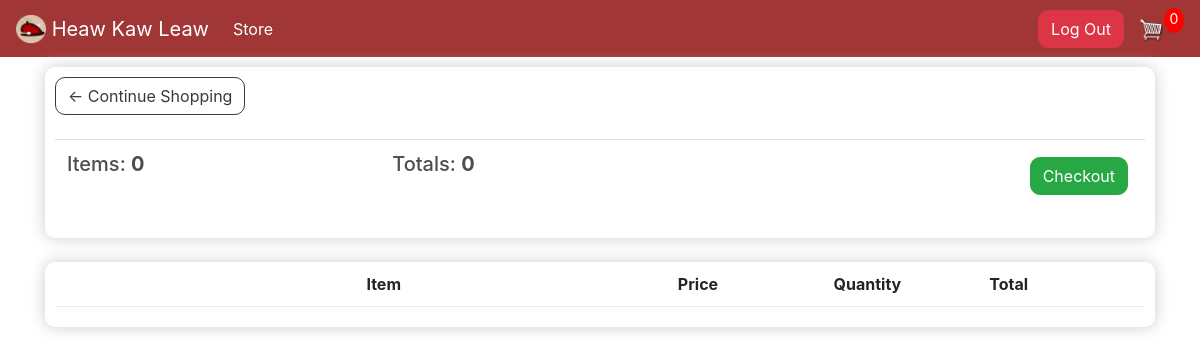
The page /cart/ (signed in) on the database as committed earlier.
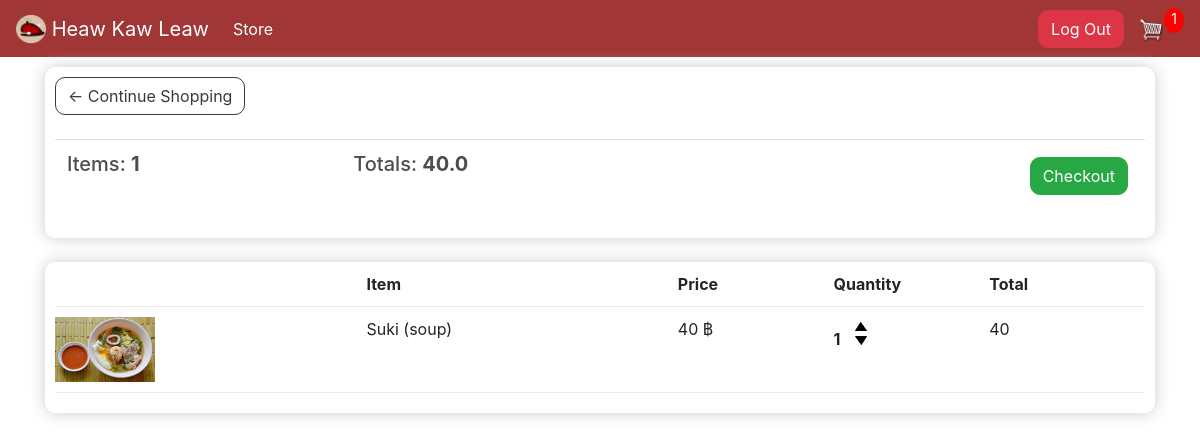
The same page on the database as committed later.
### store/models.py (models this page shows, shortened)
class Order(models.Model):
    customer = models.ForeignKey(
        Customer, on_delete=models.SET_NULL, blank=True, null=True)
    date_orderd = models.DateTimeField(auto_now_add=True)
    complete = models.BooleanField(default=False, null=True, blank=False)
    transaction_id = models.CharField(max_length=200, null=True)
    @property
    def get_cart_total(self):
        orderitems = self.orderitem_set.all()
        total = sum([item.get_total for item in orderitems])
        return total
    @property
    def get_cart_items(self):
        orderitems = self.orderitem_set.all()
        total = sum([item.quantity for item in orderitems])
        return total

class OrderItem(models.Model):
    product = models.ForeignKey(Product, on_delete=models.SET_NULL, null=True)
    order = models.ForeignKey(Order, on_delete=models.SET_NULL, null=True)
    quantity = models.IntegerField(default=0, null=True, blank=True)
    date_added = models.DateTimeField(auto_now_add=True)
    @property
    def get_total(self):
        total = self.product.price * self.quantity
        return total

class Product(models.Model):
    name = models.CharField(max_length=200, null=True)
    price = models.FloatField()
    digital = models.BooleanField(default=False, null=True, blank=False)
    image = models.ImageField(null=True, blank=True)
    @property
    def imageURL(self):
        try:
            url = self.image.url
        except:
            url = ''
        return url

### store/views.py (the view)
# urls.py: path('cart/', views.cart, name='cart'),
def cart(request):
    data = cartData(request)
    items = data['items']
    order = data['order']
    cartItems = data['cartItems']
    context = {'items': items, 'order': order,
               'cartItems': cartItems, 'shipping': False}
    return render(request, 'store/cart.html', context)

### store/utils.py (called while the page is built)
def cartData(request):
    if request.user.is_authenticated:
        print('authenticated', request.user)
        customer = request.user.customer
        order, created = Order.objects.get_or_create(
            customer=customer, complete=False)
        items = order.orderitem_set.all()
        cartItems = order.get_cart_items
    else:
        cookieData = cookieCart(request)
        items = cookieData['items']
        order = cookieData['order']
        cartItems = cookieData['cartItems']
    return {"cartItems": cartItems, 'order': order, 'items': items}

### store/templates/store/cart.html
{% extends 'store/main.html' %}
{% load static %}
{% block content %}
<div class="row">
    <div class="col-lg-12">
        <div class="box-element">
            <a href="{% url 'store' %}" class="btn btn-outline-dark">&#x2190; Continue Shopping</a>
            <br>
            <br>
            <table class="table">
                <tr>
                    <th>
                        <h5>Items: <strong>{{ order.get_cart_items}}</strong></h5>
                    </th>
                    <th>
                        <h5>Totals: <strong>{{ order.get_cart_total}}</strong></h5>
                    </th>
                    <th>
                        <a href="{% url 'checkout' %}" style="float: right; margin: 5px;"
                            class="btn btn-success" >Checkout</a>
                    </th>
                </tr>
            </table>
        </div>
        <br>
        <div class="box-element">
            <div class="cart-row">
                <div style="flex: 2;"></div>
                <div style="flex: 2;"><strong>Item</strong></div>
                <div style="flex: 1;"><strong>Price</strong></div>
                <div style="flex: 1;"><strong>Quantity</strong></div>
                <div style="flex: 1;"><strong>Total</strong></div>
            </div>
            {% for item in items %}
            <div class="cart-row">
                <div style="flex: 2;"><img class="row-image" src="{{item.product.imageURL}}" alt=""></div>
                <div style="flex: 2;">{{ item.product.name}}</div>
                <div style="flex: 1;">{{ item.product.price|floatformat:0}} &#3647;</div>
                <div style="flex: 1;">
                    <p class="quantity">{{ item.quantity}}</p>
                    <div class="quantity">
                        <img class="chg-quantity update-cart" data-product="{{item.product.id}}" data-action="add" src="{% static 'image/arrow-up.png' %}" alt="">
                        <img class="chg-quantity update-cart" data-product="{{item.product.id}}" data-action="remove" src="{% static 'image/arrow-down.png' %}" alt="">
                    </div>
                </div>
                <div style="flex: 1;">{{ item.get_total|floatformat:0}}</div>
            </div>
            {% endfor %}
        </div>
    </div>
</div>
{% endblock content %}

### store/templates/store/main.html (shortened to what this page needs)
<!DOCTYPE html>
{% load static %}
<html lang="en">
<head>
    <link rel="stylesheet" href="https://cdn.jsdelivr.net/npm/bootstrap@4.0.0/dist/css/bootstrap.min.css"
>
    <link rel="stylesheet" type="text/css" href="{% static 'style/main4.css' %}">
</head>
<body>
    <nav class="navbar navbar-expand-lg navbar-dark bg-dark">
        <a class="navbar-brand" href="{% url 'store' %}"> <img src="{% static 'image/logo3.png' %}" width="30" height="30" class="d-inline-block align-top" alt="">
            Heaw Kaw Leaw</a>
        <div class="collapse navbar-collapse" id="navbarSupportedContent">
            <ul class="navbar-nav mr-auto">
                <li class="nav-item active">
                    <a class="nav-link" href="{% url 'store' %}">Store <span class="sr-only">(current)</span></a>
                </li>
            </ul>
            <div class="form-inline my-2 my-lg-0">
                {% if user.is_authenticated %}
                <a href="{% url 'logout' %}" id="login-btn" class="btn btn-danger">Log Out</a>
                {% else %}
                <a href="{% url 'login' %}" id="login-btn" class="btn btn-warning">Login</a>
                <a href="{% url 'register' %}" id="Register-btn" class="btn btn-primary ml-3">Register</a>
                {% endif %}
                <a href="{% url 'cart' %}">
                    <img id="cart-icon" src="{% static 'image/cart.png' %}" alt="">
                </a>
                <p id="cart-total">{{cartItems}}</p>
            </div>
        </div>
    </nav>
    <div class="container">
        {% block content %}
        {% endblock content %}
    </div>
</body>
</html>

### static/style/main4.css (style rules this page uses)
body { background-color: #fff; }
h1, h2, h3, h4, h5, h6 { color: hsl(0, 0%, 30%); }
* { box-sizing: border-box; }
.box-element { box-shadow: hsl(0, 0%, 80%) 0 0 16px; background-color: #fff; border-radius: 10px; padding: 10px; }
.bg-dark { background-color: #a03736 !important; }
#cart-icon { width: 25px; display: inline-block; margin-left: 15px; }
#cart-total { display: block; text-align: center; color: #fff; background-color: red; width: 20px; height: 25px; border-radius: 50%; font-size: 14px; }
.col-lg-4, .col-lg-6, .col-lg-8, .col-lg-12 { margin-top: 10px; }
.btn { border-radius: 10px; }
.row-image { width: 100px; }
.cart-row { display: flex; align-items: flex-stretch; padding-bottom: 10px; margin-bottom: 10px; border-bottom: 1px solid #ececec; }
.quantity { display: inline-block; font-weight: 700; padding-right: 10px; }
.chg-quantity { width: 12px; cursor: pointer; display: block; margin-top: 5px; transition: .1s; }

Rows that differ between the two databases and show on the page:
computed for Order: get_cart_items "0" → "1"; get_cart_total "0" → "40.0"
added OrderItem: product.imageURL (picture), product.name "Suki (soup)", product.price "40", quantity "1", get_total "40"
Other text that changed with them:
{{ cartItems }}: "0" → "1"
